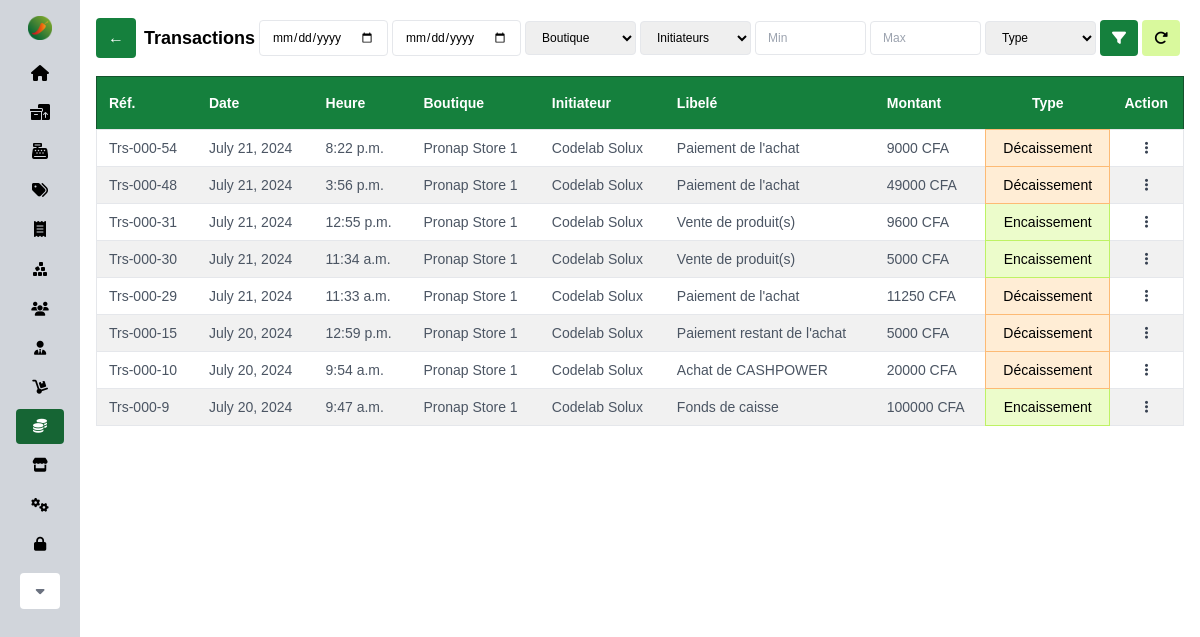
The app's page /finances/transactions/ (signed in) with its own data.
### base/models.py (models this page shows, shortened)
class Transaction(models.Model):
    initiator = models.ForeignKey(
        CustomUser, blank=True, null=True, on_delete=models.SET_NULL, db_index=True)
    store = models.ForeignKey(
        Store, default=1, on_delete=models.CASCADE, db_index=True)
    cashdesk = models.ForeignKey(
        Cashdesk, blank=True, null=True, on_delete=models.SET_NULL, db_index=True)
    type = models.CharField(max_length=50, choices=transaction_types)
    amount = models.PositiveIntegerField(default='0', blank=True, null=True)
    label = models.CharField(max_length=100, blank=True, null=True)
    description = models.CharField(max_length=500, blank=True, null=True)
    timestamp = models.DateTimeField(default=timezone.now, db_index=True)
    audit = models.CharField(
        max_length=50, choices=audit_statuses, default='pending')
    content_type = models.ForeignKey(
        ContentType, blank=True, null=True, on_delete=models.SET_NULL)
    object_id = models.PositiveIntegerField(blank=True, null=True)
    content_object = GenericForeignKey('content_type', 'object_id')

class Store(models.Model):
    type = models.CharField(max_length=50, choices=store_types)
    manager = models.ForeignKey(
        CustomUser, blank=True, null=True, on_delete=models.SET_NULL, related_name='store_manager', db_index=True)
    name = models.CharField(max_length=255, default='',
                            null=True, blank=True, db_index=True)
    address = models.CharField(max_length=255, default='',)
    city = models.CharField(max_length=255, default='',)
    country = models.CharField(max_length=255, default='',)
    phone = models.CharField(max_length=255, default='',)
    description = models.CharField(max_length=500, blank=True, null=True)
    image = models.ImageField(upload_to='store/', blank=True, null=True)
    is_active = models.BooleanField(default=False)
    is_open = models.BooleanField(default=False)
    opening_time = models.TimeField(blank=True, null=True)
    closing_time = models.TimeField(blank=True, null=True)
    opening_date = models.DateField(null=True, blank=True)
    def __str__(self):
        return f'{self.name} - {self.address}'

### accounts/models.py (models this page shows, shortened)
class CustomUser(AbstractBaseUser, PermissionsMixin):
    email = models.EmailField(db_index=True, unique=True, max_length=255)
    username = models.CharField(
        max_length=255, unique=True, blank=True, null=True)
    first_name = models.CharField(max_length=255)
    last_name = models.CharField(max_length=255)
    phone = models.CharField(max_length=100, unique=True, blank=True, null=True)
    role = models.ForeignKey(
        Role, on_delete=models.CASCADE, blank=True, null=True,)
    is_active = models.BooleanField(default=True)
    is_staff = models.BooleanField(default=False)
    is_superuser = models.BooleanField(default=False)
    objects = CustomUserManager()
    USERNAME_FIELD = 'email'
    REQUIRED_FIELDS = []
    def get_full_name(self):
        return f' {self.last_name} {self.first_name}'

### base/views.py (the view)
# urls.py: path('finances/transactions/',
@cache_page(60 * 15)
@login_required(login_url='login')
def transactions(req):
    user = req.user
    if not user.is_staff:
        messages.info(req, "Access denied!!!")
        return redirect('home')
    if not user.is_superuser:
        transactions = Transaction.objects.filter(store=user.profile.store).order_by('-timestamp')
    else:
        transactions = Transaction.objects.all().order_by('-timestamp')
    stores = Store.objects.all().order_by('name')
    initiators = CustomUser.objects.all().order_by('last_name')
    context = {
        "title": "Transactions",
        "finances": "active",
        'transactions': transactions,
        'stores': stores,
        'initiators': initiators,
    }
    return render(req, 'base/finances/transactions.html', context)

### base/context_processors.py (called while the page is built)
def cart(request):
    return {'cart': Cart(request)}

### utils.py (called while the page is built)
def h_encode(id):
    return hashids.encode(id)

    def to_url(self, value):
        return h_encode(value)

### base/templates/base/finances/transactions.html (shortened to what this page needs)
{% extends 'main.html' %} {% load static %} {% block content %}
<div class="w-full max-w-7xl mx-auto flex flex-col justify-between gap-4">
  <div class="flex items-center gap-2">
    <button
      onclick="goBack()"
      class="w-fit px-3 py-2 text-white bg-green-700 hover:bg-green-900 rounded transition-all duration-300"
    >
      &larr;
    </button>
    <div class="w-full flex items-center justify-between text-black">
      <h3 class="font-bold text-lg">Transactions</h3>
      <form
        id="filter"
        hx-post="{% url 'filter_transactions' %}"
        hx-target=".transactions_list"
        class="p-1 w-full max-w-5xl flex justify-between items-center gap-1 text-sm"
      >
        <section class="w-full flex justify-between items-center gap-1 text-xs">
          {% include 'base/components/date_margins.html' %}
          {% include 'base/components/store_filter.html' %}
          <select
            name="initiator"
            class="hidden sm:flex px-3 py-2 rounded border focus:bg-gray-100 focus:outline-none focus:ring-1 focus:ring-lime-400 w-full cursor-pointer"
          >
            <option value="" selected="true" disabled="disabled">
              Initiateurs
            </option>
          </select>
          <input
            hx-post="{% url 'filter_transactions' %}"
            hx-target=".transactions_list"
            hx-trigger="keyup changed delay:500ms"
            placeholder="Min"
            name="min_amount"
            type="number"
            class="px-3 py-2 rounded border focus:bg-gray-100 focus:outline-none focus:ring-1 focus:ring-lime-400 w-full cursor-pointer"
          />
          <input
            hx-post="{% url 'filter_transactions' %}"
            hx-target=".transactions_list"
            hx-trigger="keyup changed delay:500ms"
            placeholder="Max"
            name="max_amount"
            type="number"
            class="px-3 py-2 rounded border focus:bg-gray-100 focus:outline-none focus:ring-1 focus:ring-lime-400 w-full cursor-pointer"
          />
          <select
            name="type"
            class="hidden sm:flex px-3 py-2 rounded border focus:bg-gray-100 focus:outline-none focus:ring-1 focus:ring-lime-400 w-full cursor-pointer"
          >
            <option value="" selected="true" disabled="disabled">Type</option>
          </select>
        </section>
        <button
          class="px-3 py-2 bg-green-700 hover:bg-green-900 text-white rounded transition duration-200 ease-in"
          type="submit"
        >
          <i class="fa-solid fa-filter"></i>
        </button>
        <button
          class="px-3 py-2 bg-lime-200 hover:bg-lime-400 hover:text-black rounded transition duration-200 ease-in"
          hx-on:click="clearForm('filter')"
          type="submit"
        >
          <i class="fa-solid fa-rotate-right"></i>
        </button>
      </form>
    </div>
  </div>
  <section class="flex flex-col gap-4">
    {% include 'base/finances/transactions_list.html' %}
  </section>
</div>
{% endblock %}

### base/templates/base/finances/transactions_list.html (shortened to what this page needs)
{% if not transactions %}
<div class="flex flex-col items-center gap-2 my-20 mx-auto">
  <i class="fa-solid fa-scroll text-green-700 text-9xl"></i>
  <span>Aucune transaction trouvée</span>
</div>
{% else %}
<table class="w-full text-left db-table rounded">
  <thead class="bg-green-700 border border-green-900 text-white">
    <tr>
      <th class="px-3 py-4 text-sm">Réf.</th>
      <th class="px-3 py-4 text-sm">Date</th>
      <th class="px-3 py-4 text-sm">Heure</th>
      {% if user.role.sec_level >= 2 %}
      <th class="px-3 py-4 text-sm">Boutique</th>
      {% endif %}
      <th class="px-3 py-4 text-sm">Initiateur</th>
      <th class="px-3 py-4 text-sm">Libelé</th>
      <th class="px-3 py-4 text-sm">Montant</th>
      <th class="px-3 py-4 text-sm text-center">Type</th>
      <th class="px-3 py-4 text-sm text-center">Action</th>
    </tr>
  </thead>
  <tbody class="border">
    {% for obj in transactions %}
    <tr
      class="text-gray-600 border text-sm hover:bg-white hover:text-black transition-all duration-50"
    >
      <td class="px-3 py-1">Trs-000-{{obj.id}}</td>
      <td class="px-3 py-1">{{obj.timestamp.date}}</td>
      <td class="px-3 py-1">{{obj.timestamp.time}}</td>
      {% if user.role.sec_level >= 2 %}
      <td class="px-3 py-1">{{obj.store.name}}</td>
      {% endif %}
      <td class="px-3 py-1">{{obj.initiator.get_full_name}}</td>
      <td class="px-3 py-1">{{obj.label}}</td>
      <td class="px-3 py-1">{{obj.amount}} CFA</td>
      {% if obj.type == 'credit' %}
      <td
        class="px-3 py-1 text-center text-black bg-lime-100 border border-lime-300"
      >
        {{obj.get_type_display}}
      </td>
      {% else %}
      <td
        class="px-3 py-1 text-center text-black bg-orange-100 border border-orange-300"
      >
        {{obj.get_type_display}}
      </td>
      {% endif %}
      <td class="px-3 py-1 text-center relative">
        <div
          class="w-fit flex gap-3 justify-end items-end text-end text-gray-700 mx-auto"
        >
          <button
            type="button"
            class="hover:bg-white hover:text-green-500 px-3 py-1 rounded-full"
            name="sentry"
            onclick="toggleMenu(this,'trs_{{obj.id}}')"
          >
            <i class="fa-sharp fa-solid fa-ellipsis-vertical"></i>
          </button>
        </div>
      </td>
    </tr>
    {% endfor %}
  </tbody>
</table>
{% endif %}

### staticfiles/styles.css (style rules this page uses)
.db-table { border-collapse: collapse; }
.db-table tbody tr:nth-of-type(even) { background-color: #f1f1f1; }

### templates/main.html (style rules this page uses)
body { font-family: "Saira", sans-serif; }

### records on screen
Transaction: id "54", timestamp "July 21, 2024", timestamp.time "8:22 p.m.", store.name "Pronap Store 1", initiator.get_full_name "Codelab Solux", label "Paiement de l'achat", amount "9000", type "Décaissement"
Transaction: id "48", timestamp "July 21, 2024", timestamp.time "3:56 p.m.", store.name "Pronap Store 1", initiator.get_full_name "Codelab Solux", label "Paiement de l'achat", amount "49000", type "Décaissement"
Transaction: id "31", timestamp "July 21, 2024", timestamp.time "12:55 p.m.", store.name "Pronap Store 1", initiator.get_full_name "Codelab Solux", label "Vente de produit(s)", amount "9600", type "Encaissement"
Transaction: id "30", timestamp "July 21, 2024", timestamp.time "11:34 a.m.", store.name "Pronap Store 1", initiator.get_full_name "Codelab Solux", label "Vente de produit(s)", amount "5000", type "Encaissement"
Transaction: id "29", timestamp "July 21, 2024", timestamp.time "11:33 a.m.", store.name "Pronap Store 1", initiator.get_full_name "Codelab Solux", label "Paiement de l'achat", amount "11250", type "Décaissement"
Transaction: id "15", timestamp "July 20, 2024", timestamp.time "12:59 p.m.", store.name "Pronap Store 1", initiator.get_full_name "Codelab Solux", label "Paiement restant de l'achat", amount "5000", type "Décaissement"
Transaction: id "10", timestamp "July 20, 2024", timestamp.time "9:54 a.m.", store.name "Pronap Store 1", initiator.get_full_name "Codelab Solux", label "Achat de CASHPOWER", amount "20000", type "Décaissement"
Transaction: id "9", timestamp "July 20, 2024", timestamp.time "9:47 a.m.", store.name "Pronap Store 1", initiator.get_full_name "Codelab Solux", label "Fonds de caisse", amount "100000", type "Encaissement"
